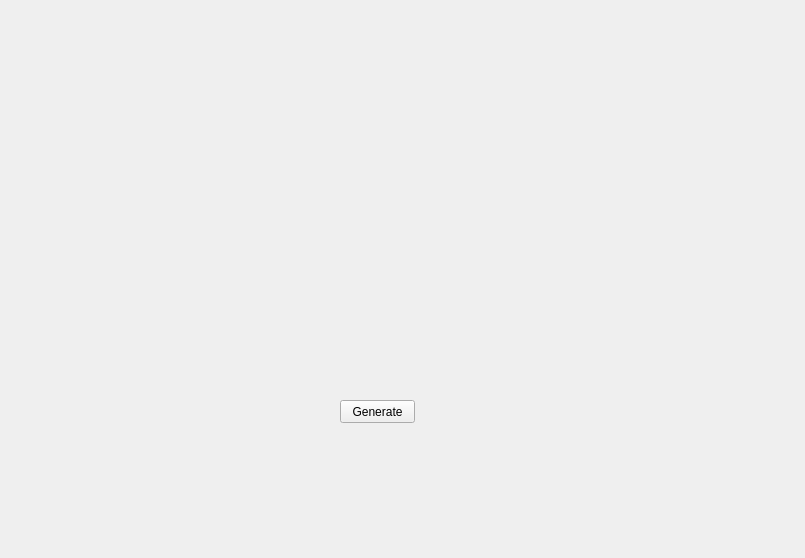
<?xml version="1.0" encoding="UTF-8"?>
<ui version="4.0">
 <class>MainWindow</class>
 <widget class="QMainWindow" name="MainWindow">
  <property name="geometry">
   <rect>
    <x>0</x>
    <y>0</y>
    <width>805</width>
    <height>558</height>
   </rect>
  </property>
  <property name="windowTitle">
   <string>MainWindow</string>
  </property>
  <widget class="QWidget" name="centralwidget">
   <widget class="QPushButton" name="generate">
    <property name="geometry">
     <rect>
      <x>340</x>
      <y>400</y>
      <width>75</width>
      <height>23</height>
     </rect>
    </property>
    <property name="text">
     <string>Generate</string>
    </property>
   </widget>
  </widget>
 </widget>
 <resources/>
 <connections/>
</ui>
